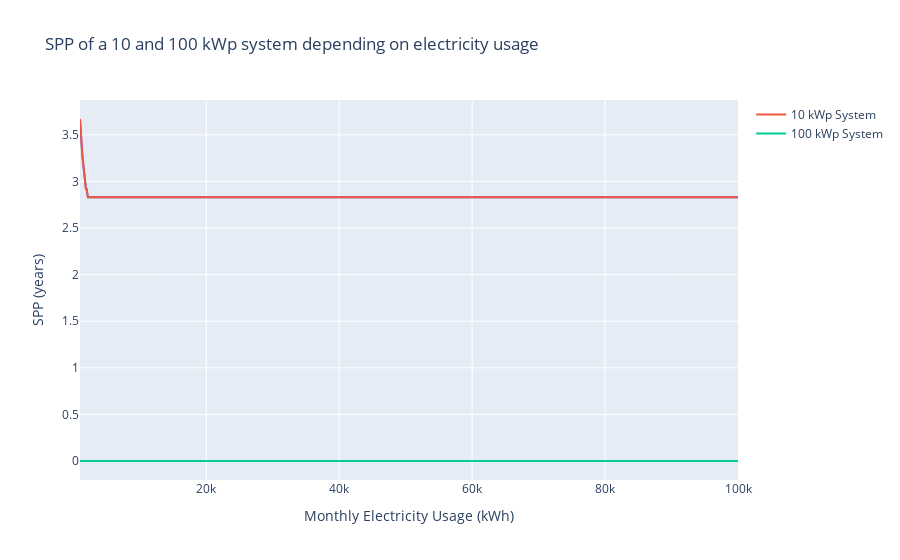

The cell this chart's notebook holds for it:
### Code cell
SPP_graph(x_range=np.linspace(1000, 100000, 1000))

### Figure 1 — Plotly figure (JSON) as saved in the notebook; plotly's stock layout.template omitted (floating-point values rounded to 4 significant figures; data arrays with more than 128 entries replaced by an {"elided": "..."} marker saying what was removed)
{"data": [{"hovertemplate": "Monthly Electricity Usage (kWh)=%{x}<br>SPP (years)=%{y}<extra></extra>", "legendgroup": "", "line": {"color": "#636efa", "dash": "solid"}, "marker": {"symbol": "circle"}, "mode": "lines", "name": "", "orientation": "v", "showlegend": false, "type": "scatter", "x": {"elided": "1000 float values"}, "xaxis": "x", "y": {"elided": "1000 float values"}, "yaxis": "y"}, {"line": {"dash": "solid"}, "mode": "lines", "name": "10 kWp System", "type": "scatter", "x": {"elided": "1000 float values"}, "y": {"elided": "1000 float values"}}, {"mode": "lines", "name": "100 kWp System", "type": "scatter", "x": {"elided": "1000 float values"}, "y": {"elided": "1000 int values"}}], "layout": {"legend": {"tracegroupgap": 0}, "title": {"text": "SPP of a 10 and 100 kWp system depending on electricity usage"}, "xaxis": {"anchor": "y", "domain": [0, 1], "title": {"text": "Monthly Electricity Usage (kWh)"}}, "yaxis": {"anchor": "x", "domain": [0, 1], "title": {"text": "SPP (years)"}}}}
